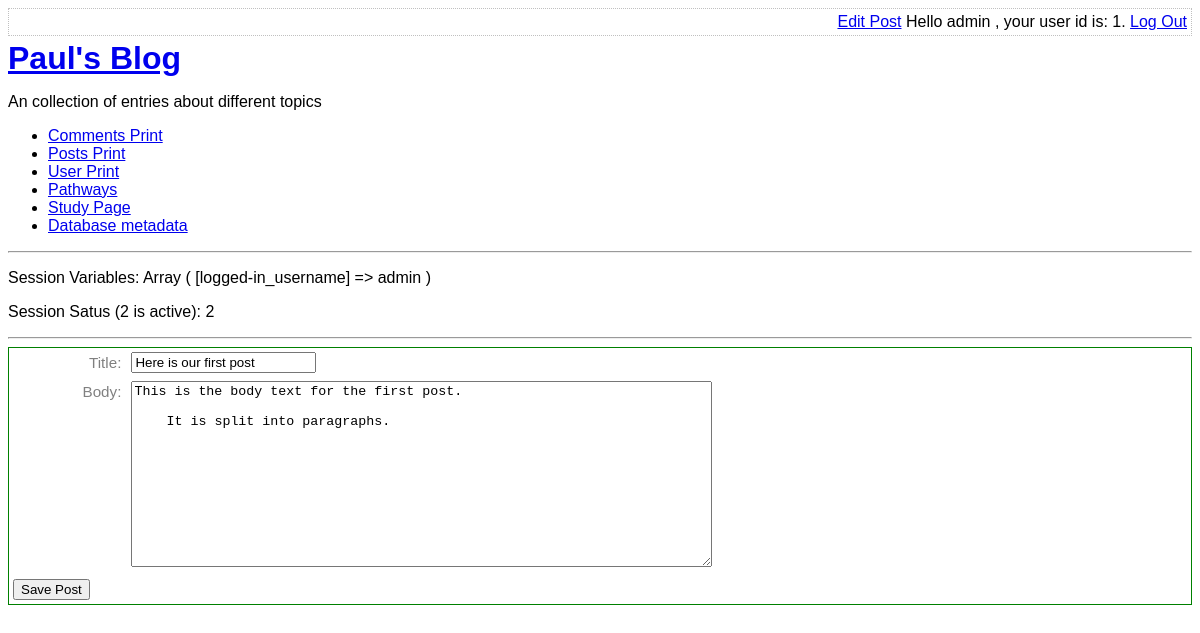
Page /edit-post.php?post_id=1 (signed in) on the committed database.
### tables this page shows
CREATE TABLE user(
    id integer primary key autoincrement not null,
    username text not null,
    password text not null,
    created_at date not null,
    is_enabled boolean not null default true
);

CREATE TABLE post(
    id integer primary key autoincrement not null,
    title text not null,
    body text not null,
    user_id integer not null,
    created_at date not null,
    updated_at date,
    foreign key (user_id) references user(id)
);

### lib/common.php (called while the page is built, shortened)
<?php
function getRootPath()
{
    return realpath(__DIR__ . '/..');
}
function getDatabasePath()
{
    return getRootPath() . '/data/data.sqlite';
}
function getDsn()
{
    return 'sqlite:' . getDatabasePath();
}
function getPDO()
{
    $pdo = new PDO(getDsn());
    $result = $pdo -> query('pragma foreign_keys = ON');
    return $pdo;
}
function htmlEscape($html){
    return htmlspecialchars($html, ENT_HTML5, 'UTF-8');
}
function isLoggedIn(){
    return isset($_SESSION['logged-in_username']);
}
function getAuthUser(){
    return isLoggedIn() ? $_SESSION['logged-in_username'] : null;
}
function getAuthUserId(PDO $pdo){
    $sql = "
    select id
    from user
    where username = :username
    ";
    $stmt = $pdo -> prepare($sql);
    $stmt -> execute(
        array( 'username' => getAuthUser(), )
    );
    return $stmt->fetchColumn();
}

### lib/view-post-common.php (called while the page is built, shortened)
<?php
function getPostRow(PDO $pdo, $postId){
    $stmt = $pdo -> prepare(
        'select title, created_at , body
        from post
        where id=:id'
    );
    $result = $stmt -> execute(
        array('id' => $postId, )
    );
    $row = $stmt -> fetch(PDO::FETCH_ASSOC);
    return $row;
}

### edit-post.php (the view, shortened to what this page needs)
<?php
require_once 'lib/common.php';
require_once 'lib/view-post-common.php';
$title = '';
$body = '';
$pdo = getPDO();
if(isset($_GET['post_id'])){
    $post = getPostRow($pdo, $_GET['post_id']);
    if($post){
        $title = $post['title'];
        $body = $post['body'];
    }
}
require 'templates/boilerplate.php'
?>
<body>
<?php require 'templates/title.php' ?>
<form method="post" class="post-form user-form" style="border: 1px solid green;">
    <div>
        <label for="post-title"> Title: </label>
        <input id="post-title" name="post-title" type="text" value="<?php echo htmlEscape($title) ?>" />
    </div>
    <div>
        <label for="post-body">Body: </label>
        <textarea id="post-body" name="post-body" rows="12" cols="70"><?php echo htmlEscape($body) ?></textarea>
    </div>
    <div>
        <input type="submit" value="Save Post" />
    </div>
</form>
</body>
</html>

### templates/title.php
<div class="top-menu">
    <div class="menu-options">
        <?php if(isLoggedIn()): ?>
            <a href='edit-post.php'>Edit Post</a>
            Hello <?php echo htmlEscape(getAuthUser()) ?> , your user id is:  <?php echo htmlEscape( getAuthUserId( getPDO()) ) ?>.
            <a href="log-out.php">Log Out</a>
            <?php else: ?>
            <a href="log-in.php">Log in</a>
        <?php endif ?>
    </div>
</div>
<a href='index.php'><h1>Paul's Blog </h1></a>
    <p>An collection of entries about different topics</p>
    <ul>
        <li><a href="print_table.php?tablename=comment">Comments Print</a>
        <li><a href="print_table.php?tablename=post">Posts Print</a>
        <li><a href="print_table.php?tablename=user">User Print</a>
        <li><a href="pathways.php">Pathways</a>
        <li><a href="study_page.php">Study Page</a>
        <li><a href="db-meta.php">Database metadata</a>
    </ul>
    <hr>
    <?php
if(session_status() === 2){
$sessionVars = print_r($_SESSION, true);
echo '<p> Session Variables: ' . $sessionVars . '</p>';
echo '<p> Session Satus (2 is active): ' . session_status() . '</p>';
}
 ?>
    <hr/>

### assets/main.css (style rules this page uses)
.top-menu { border: 1px dotted silver; overflow: hidden; padding: 4px; margin-bottom: 4px; }
.menu-options { float: right; }
h1 , h2, h3 { margin-top: 0; margin-bottom: 8px; }
body { font-size: 100%; font-family:sans-serif; }
.user-form input, .user-form textarea { margin: 4px; }
.user-form label { font-size: 0.95em; margin: 6px; width: 7em; color: gray; float: left; text-align: right; clear: left; }

### rows in the picture
user: id "1"
post: post-title "Here is our first post", post-body "This is the body text for the first post. It is split into paragraphs."

### other values in the picture
htmlEscape(getAuthUser()) "admin"
$sessionVars "Array ( [logged-in_username] => admin )"
session_status() "2"
